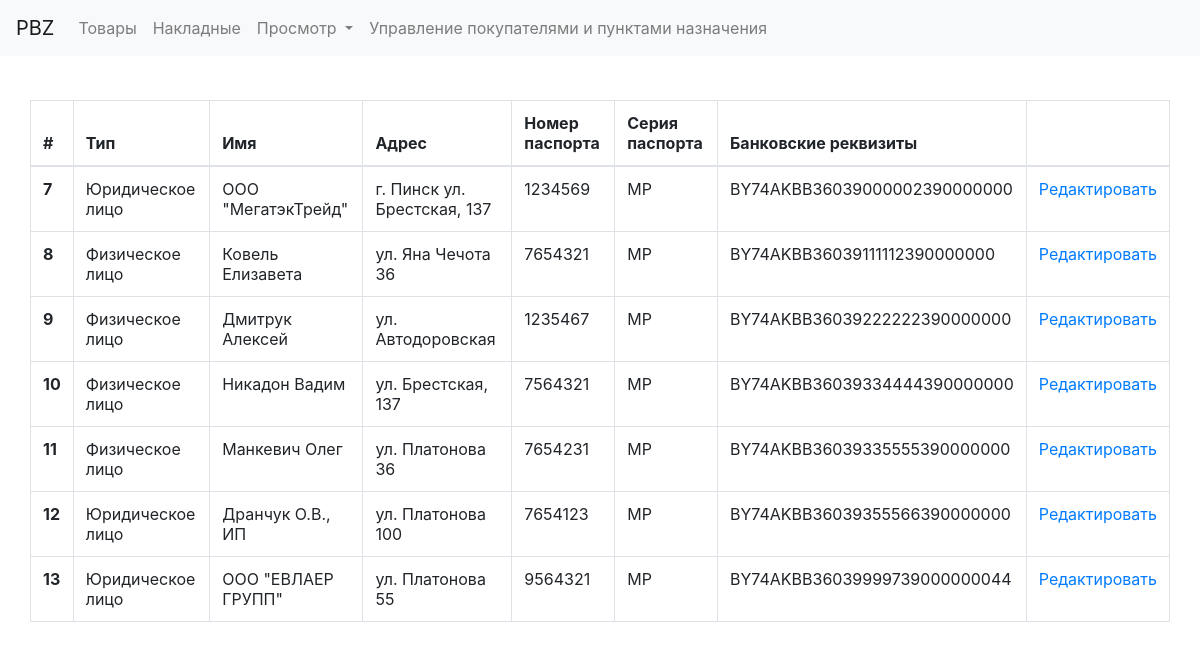
The page /edit_customer_page on the database its author committed.
### PBZ/models.py (models this page shows)
class Customer(models.Model):
    type = models.CharField(max_length=100)
    name = models.CharField(max_length=100)
    address = models.CharField(max_length=100)
    passport_id = models.IntegerField()
    passport_series = models.CharField(max_length=2)
    bank_details = models.CharField(max_length=100)

### PBZ/views.py (the view)
# urls.py: path('edit_customer_page', views.customer_edit_page, name='edit_customer_page'),
def customer_edit_page(request):
    context = {}
    context['customer'] = Customer.objects.all()
    return render(request, 'edit_customer_page.html', context)

### PBZ/templates/edit_customer_page.html
{% extends 'common.html' %}
{% block content %}
    <body class="container-fluid"
          style="background-image: url('https://www.franchise-ed.org.au/wp-content/uploads/2019/08/AdobeStock_202169920-scaled.jpeg'); background-repeat: no-repeat; background-size: cover; background-position: center center;">
    <div class="container-fluid" style="background-color: white">
        <table class="table table-bordered">
            <thead>
            <tr>
                <th>#</th>
                <th>Тип</th>
                <th>Имя</th>
                <th>Адрес</th>
                <th>Номер паспорта</th>
                <th>Серия паспорта</th>
                <th>Банковские реквизиты</th>
                <th></th>
            </tr>
            </thead>
            <tbody>
                {% for item in customer %}
                    <tr>
                    <th scope="row">{{ item.id }}</th>
                    <td>{{ item.type }}</td>
                    <td>{{ item.name }}</td>
                    <td>{{ item.address  }}</td>
                        <td>{{ item.passport_id }}</td>
                    <td>{{ item.passport_series }}</td>
                    <td>{{ item.bank_details  }}</td>
                    <td><a href="{% url 'edit_customer' item.id %}">Редактировать</a></td>
                    </tr>
                {% endfor %}
            </tbody>
        </table>
    </div>
    </body>
{% endblock %}

### PBZ/templates/common.html (style rules this page uses)
body { padding-top: 100px; }

### rows shown on the page
Customer: id "7", type "Юридическое лицо", name "ООО \"МегатэкТрейд\"", address "г. Пинск ул. Брестская, 137", passport_id "1234569", passport_series "MP", bank_details "BY74AKBB36039000002390000000"
Customer: id "8", type "Физическое лицо", name "Ковель Елизавета", address "ул. Яна Чечота 36", passport_id "7654321", passport_series "MP", bank_details "BY74AKBB36039111112390000000"
Customer: id "9", type "Физическое лицо", name "Дмитрук Алексей", address "ул. Автодоровская", passport_id "1235467", passport_series "MP", bank_details "BY74AKBB36039222222390000000"
Customer: id "10", type "Физическое лицо", name "Никадон Вадим", address "ул. Брестская, 137", passport_id "7564321", passport_series "MP", bank_details "BY74AKBB36039334444390000000"
Customer: id "11", type "Физическое лицо", name "Манкевич Олег", address "ул. Платонова 36", passport_id "7654231", passport_series "MP", bank_details "BY74AKBB36039335555390000000"
Customer: id "12", type "Юридическое лицо", name "Дранчук О.В., ИП", address "ул. Платонова 100", passport_id "7654123", passport_series "MP", bank_details "BY74AKBB36039355566390000000"
Customer: id "13", type "Юридическое лицо", name "ООО \"ЕВЛАЕР ГРУПП\"", address "ул. Платонова 55", passport_id "9564321", passport_series "MP", bank_details "BY74AKBB36039999739000000044"
